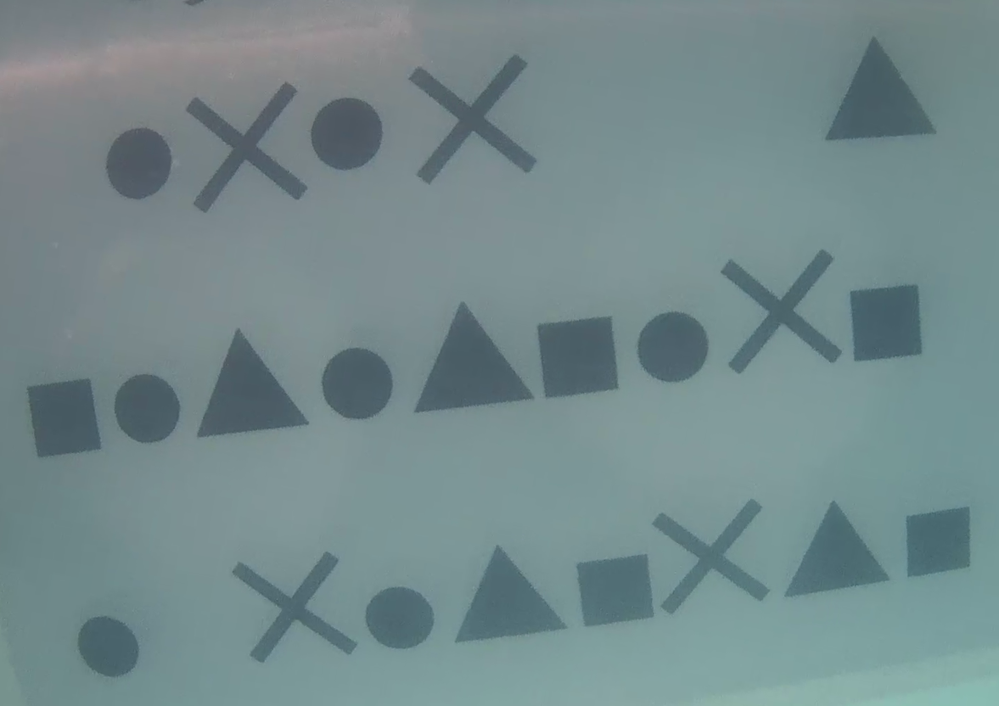
#> input picture ShapeRecognition/images/frame1.png, 999 x 706 px, shrunk from 1177 x 832 before the run; its folder holds only this picture in this run
$ jupyter execute ShapeRecognition.ipynb
#> lines starting #> are read from the running program, lines starting #| are printed output that depends on the picture; after the words box and inside, x2 and y2 are one past the last pixel; in counts of white or black regions, pixels touching at a corner belong together
[cell 1]
import cv2
import numpy as np
import matplotlib.pyplot as plt
import os

[cell 2]
def LoadImages(folder):
#> called with folder = 'images'
    images = []
    for filename in os.listdir(folder):
        if filename.endswith(".jpg") or filename.endswith(".png"):
            img = cv2.imread(os.path.join(folder, filename))
#> img is the input picture: shape (706, 999, 3); mean B, G, R 140.2, 138, 116.2
            if img is not None:
                images.append(img)

    return images

[cell 3]
folder_path = "images"
Surface = "Surface"

[cell 4]
def GetContours(img,
                  GaussianKernel : tuple = (5, 5),
                  median : int = 21,
                  MorphologyKernel : tuple = (5,5),
                  CannyThreshold_min : int = 50,
                  CannyThreshold_max : int = 100):

    img_gray = cv2.cvtColor(img, cv2.COLOR_BGR2GRAY)

    img_blur = cv2.GaussianBlur(img_gray, GaussianKernel, 0)

    img_filtered = cv2.medianBlur(img_blur, median)

    img_morph = cv2.morphologyEx(img_filtered, cv2.MORPH_OPEN, MorphologyKernel)
    img_morph = cv2.morphologyEx(img_morph, cv2.MORPH_CLOSE, MorphologyKernel)

    edges = cv2.Canny(img_morph,
                      CannyThreshold_min,
                      CannyThreshold_max)

    return cv2.findContours(edges, cv2.RETR_EXTERNAL, cv2.CHAIN_APPROX_SIMPLE)

[cell 5]
def ShowContoursOnly(img, Surface, contours):
    zero = np.zeros_like(img)

    cv2.drawContours(zero, contours, -1, (0,255,0), 1)
    cv2.imshow(Surface, zero)

[cell 6]
def MyShowContours(img, Surface, contours):
    for i, contour in enumerate(contours):
        img_copy = img.copy()

        cv2.drawContours(img_copy, [contour], -1, (0, 255, 0), 2)
        print(f"{cv2.contourArea(contour) = }")
        print(f"{cv2.arcLength(contour, True) = }")
        print(f"{cv2.arcLength(contour, False) = }")

        plt.imshow(img_copy)
        plt.axis('off')
        plt.title('Image Display')
        plt.show()

[cell 7]
def is_circle(contour, center, radius):
    distances = [cv2.norm(point[0] - np.array(center)) for point in contour]
    mean_distance = np.mean(distances)
    variance = np.var(distances)

    return variance < (0.01 * mean_distance ** 2)

[cell 8]
def classify_shape(img, contours):
    img_copy = img.copy()
    for contour in contours:
        epsilon = 0.02 * cv2.arcLength(contour, True)
        approx = cv2.approxPolyDP(contour, epsilon, True)

        (x, y), radius = cv2.minEnclosingCircle(contour)
        center = (int(x), int(y))

        cv2.drawContours(img_copy, [contour], -1, (0,0,0), 2)
        # Determine the shape
        if len(approx) == 3:
            cv2.drawContours(img_copy, [contour], -1, (255,0,0), 2)
        elif len(approx) == 4:
            cv2.drawContours(img_copy, [contour], -1, (0,255,0), 2)
        elif is_circle(contour, center, radius):
            cv2.drawContours(img_copy, [contour], -1, (0,0,255), 2)
        else:
            cv2.drawContours(img_copy, [contour], -1, (255,255,0), 2)

    plt.imshow(img_copy)
    plt.axis('off')
    plt.title('Image Display')
    plt.show()

[cell 9]
for img in LoadImages(folder_path):
    img_filtered = cv2.medianBlur(img, 5)

    sharpening_kernel = np.array([[-1, -1, -1],
                                  [-1, 9, -1],
                                  [-1, -1, -1]])

    img_sharpened = cv2.filter2D(img_filtered, -1, sharpening_kernel)

    img_gray = cv2.cvtColor(img_sharpened, cv2.COLOR_BGR2GRAY)
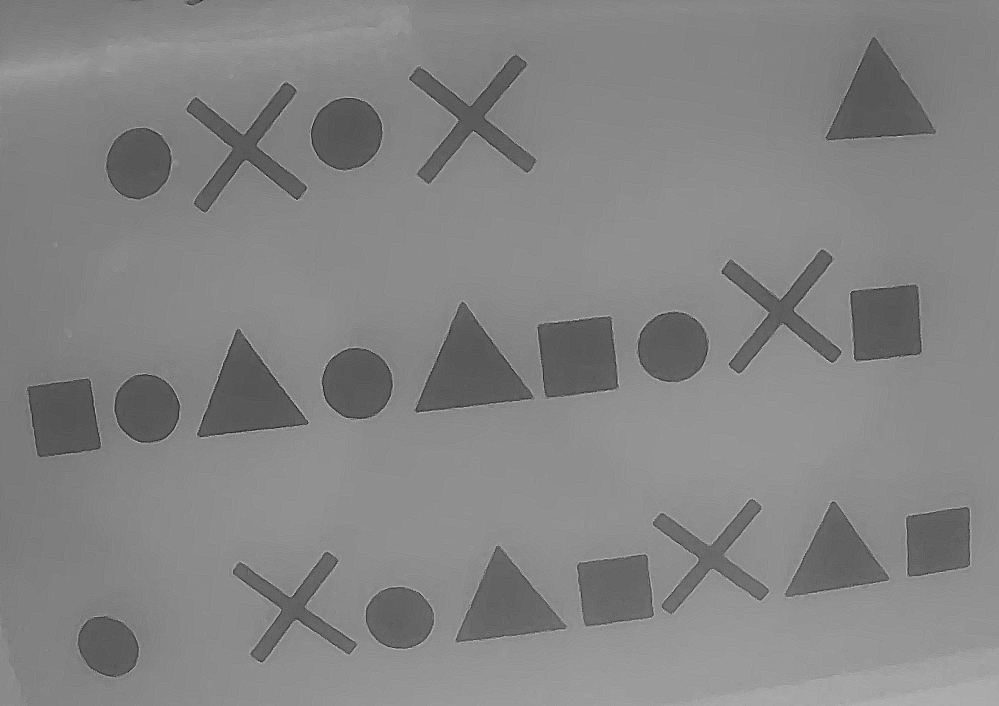
#> img_gray: shape (706, 999); min 21, max 211, mean 131.7

    img_blur = cv2.GaussianBlur(img_gray, (5,5), 0)

    MorphologyKernel = np.ones((5,5), np.uint8)
    img_morph = cv2.morphologyEx(img_blur, cv2.MORPH_CLOSE, MorphologyKernel)
    img_morph = cv2.morphologyEx(img_morph, cv2.MORPH_OPEN, MorphologyKernel)

    edges = cv2.Canny(img_morph, 50, 100)
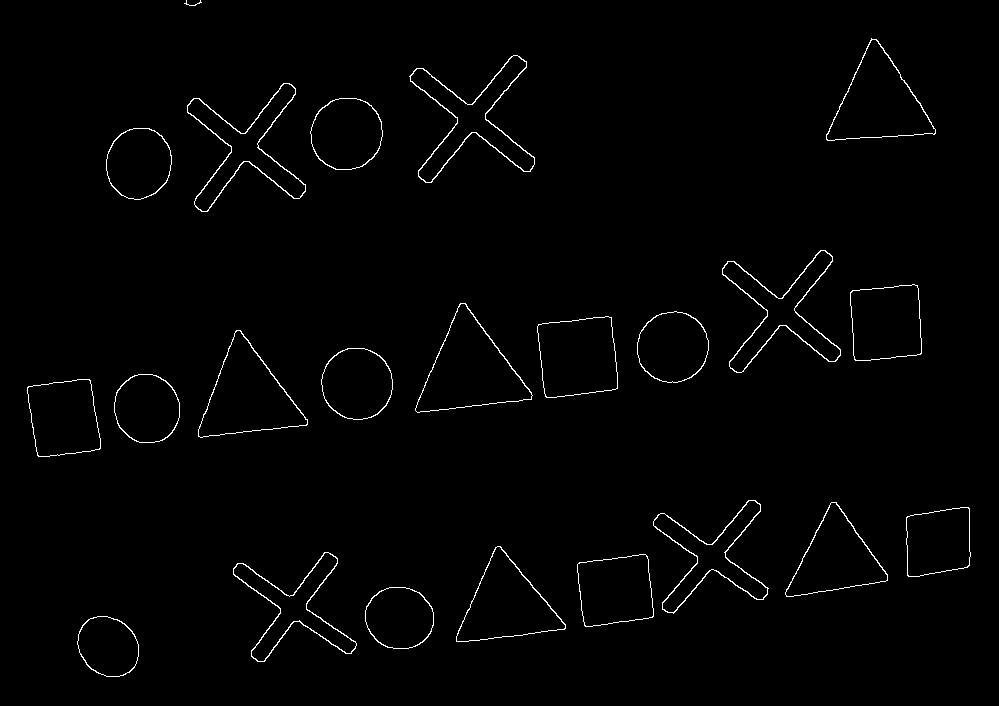
#> edges: shape (706, 999); 1.3% white in thin lines or dots

    kernel = np.ones((5, 5), np.uint8)
    closed_image = cv2.morphologyEx(edges, cv2.MORPH_CLOSE, kernel)
#> closed_image: shape (706, 999); 1.3% white in thin lines or dots

    contours, _ = cv2.findContours(closed_image, cv2.RETR_EXTERNAL, cv2.CHAIN_APPROX_SIMPLE)
#> contours = 23 contours, 1 with area under 20; largest, box (x1, y1, x2, y2) and area: (415, 303, 533, 413) 6546, (198, 330, 308, 438) 6041, (826, 38, 936, 141) 5876, (537, 316, 618, 398) 5469, (456, 546, 566, 642) 5388

    MeanArea = np.mean([cv2.contourArea(contour) for contour in contours])
#> MeanArea = 4346.6
    MedianArea = np.median([cv2.contourArea(contour) for contour in contours])
#> MedianArea = 4517

    criteria = MedianArea if MedianArea > MeanArea else MeanArea
#> criteria = 4517
    criteria *= 0.5
#> criteria = 2258.5

    filter_By_Area_contours = []
    for contour in contours:
        if cv2.contourArea(contour) > criteria:
            filter_By_Area_contours.append(contour)
        else:
            hull = cv2.convexHull(contour)
            if cv2.contourArea(hull) > criteria:
                filter_By_Area_contours.append(hull)
#> this loop made 23 passes
#> after the loop, filter_By_Area_contours = 22 contours; largest, box (x1, y1, x2, y2) and area: (415, 303, 533, 413) 6546, (198, 330, 308, 438) 6041, (826, 38, 936, 141) 5876, (537, 316, 618, 398) 5469, (456, 546, 566, 642) 5388

    filter_By_ArcLength_contours = [contour for contour in filter_By_Area_contours if cv2.arcLength(contour,False) < cv2.contourArea(contour)*0.4]
#> filter_By_ArcLength_contours has the same summary as filter_By_Area_contours

    filtered_contours = [contour for contour in filter_By_ArcLength_contours if cv2.contourArea(contour) < criteria*4]
#> filtered_contours has the same summary as filter_By_Area_contours

    classify_shape(img, filtered_contours)
#> the loop in classify_shape, `for contour in contours:` made 22 passes
#> (epsilon, x, y, radius, center, mean_distance in is_circle, variance in is_circle) on passes 1, 2, 8, 10, 11, 14, 17, 18, 19, 20, 21: (4.03, 108.5, 645.5, 33.5, (108, 645), 30.14, 4.34), (4.32, 399.1, 617, 34.86, (399, 617), 32.71, 1.57), (10.96, 710.5, 556, 71.84, (710, 556), 42.78, 316.7), (4.44, 147.6, 407.7, 35.39, (147, 407), 33.67, 1.84), (4.73, 357.1, 383.2, 36.64, (357, 383), 35.73, 0.285), (4.73, 671.9, 346.3, 36.65, (671, 346), 35.59, 1.45), (11.74, 779.5, 310.5, 75.87, (779, 310), 46.64, 394.6), (4.53, 138.5, 163, 36.54, (138, 163), 34.18, 1.94), (4.79, 346.1, 133.1, 37.55, (346, 133), 36.12, 0.666), (11.96, 244.5, 146.5, 77.9, (244, 146), 45.87, 389.3), (12.33, 473.5, 120, 78.98, (473, 120), 48.29, 417.4)
#> (epsilon, approx, x, y, radius, center) on passes 5, 6, 7, 9, 12, 13: (6.78, [[456, 641], [565, 624], [497, 546]], 507.2, 606.7, 61.59, (507, 606)), (5.03, [[968, 507], [906, 517], [908, 576], [969, 565]], 938, 541.5, 45.72, (938, 541)), (6.5, [[836, 502], [786, 596], [887, 580]], 832.1, 560.2, 58.35, (832, 560)), (5.55, [[89, 379], [27, 387], [38, 456], [100, 448]], 63.5, 417.5, 47.57, (63, 417)), (7.26, [[236, 330], [198, 436], [306, 425]], 248.6, 394.3, 65.54, (248, 394)), (6.04, [[611, 317], [538, 324], [546, 397], [617, 388]], 578, 356.6, 51.54, (577, 356))
#> after the loop in classify_shape, `for contour in contours:`:
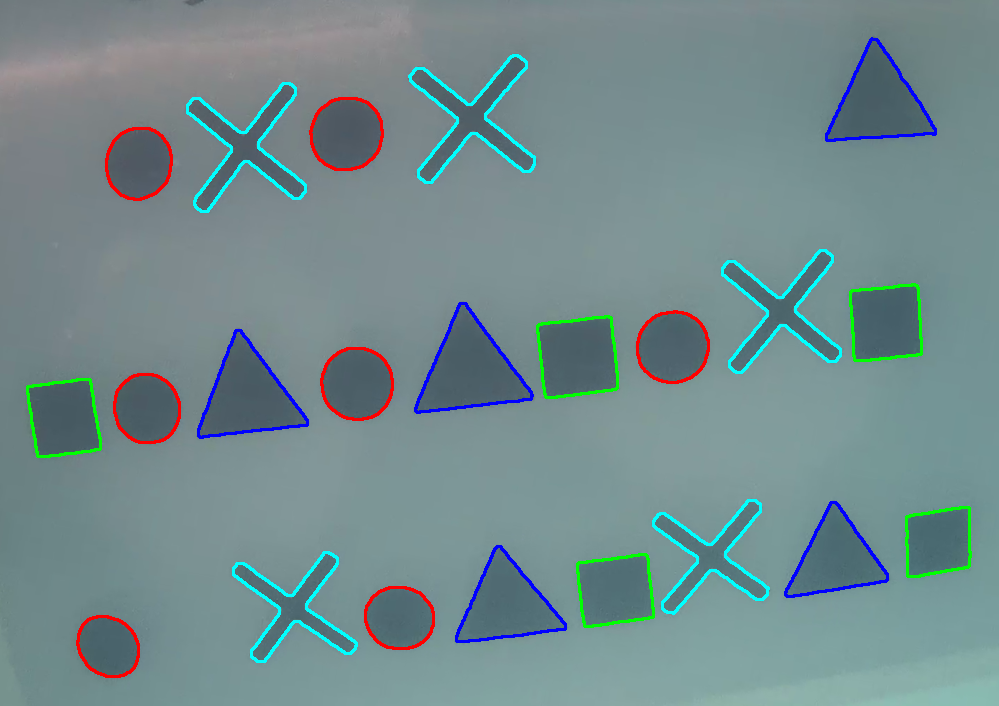
#> img_copy: shape (706, 999, 3); 3.54% of pixels changed, all inside (x1, y1, x2, y2) = (26, 37, 972, 678)
